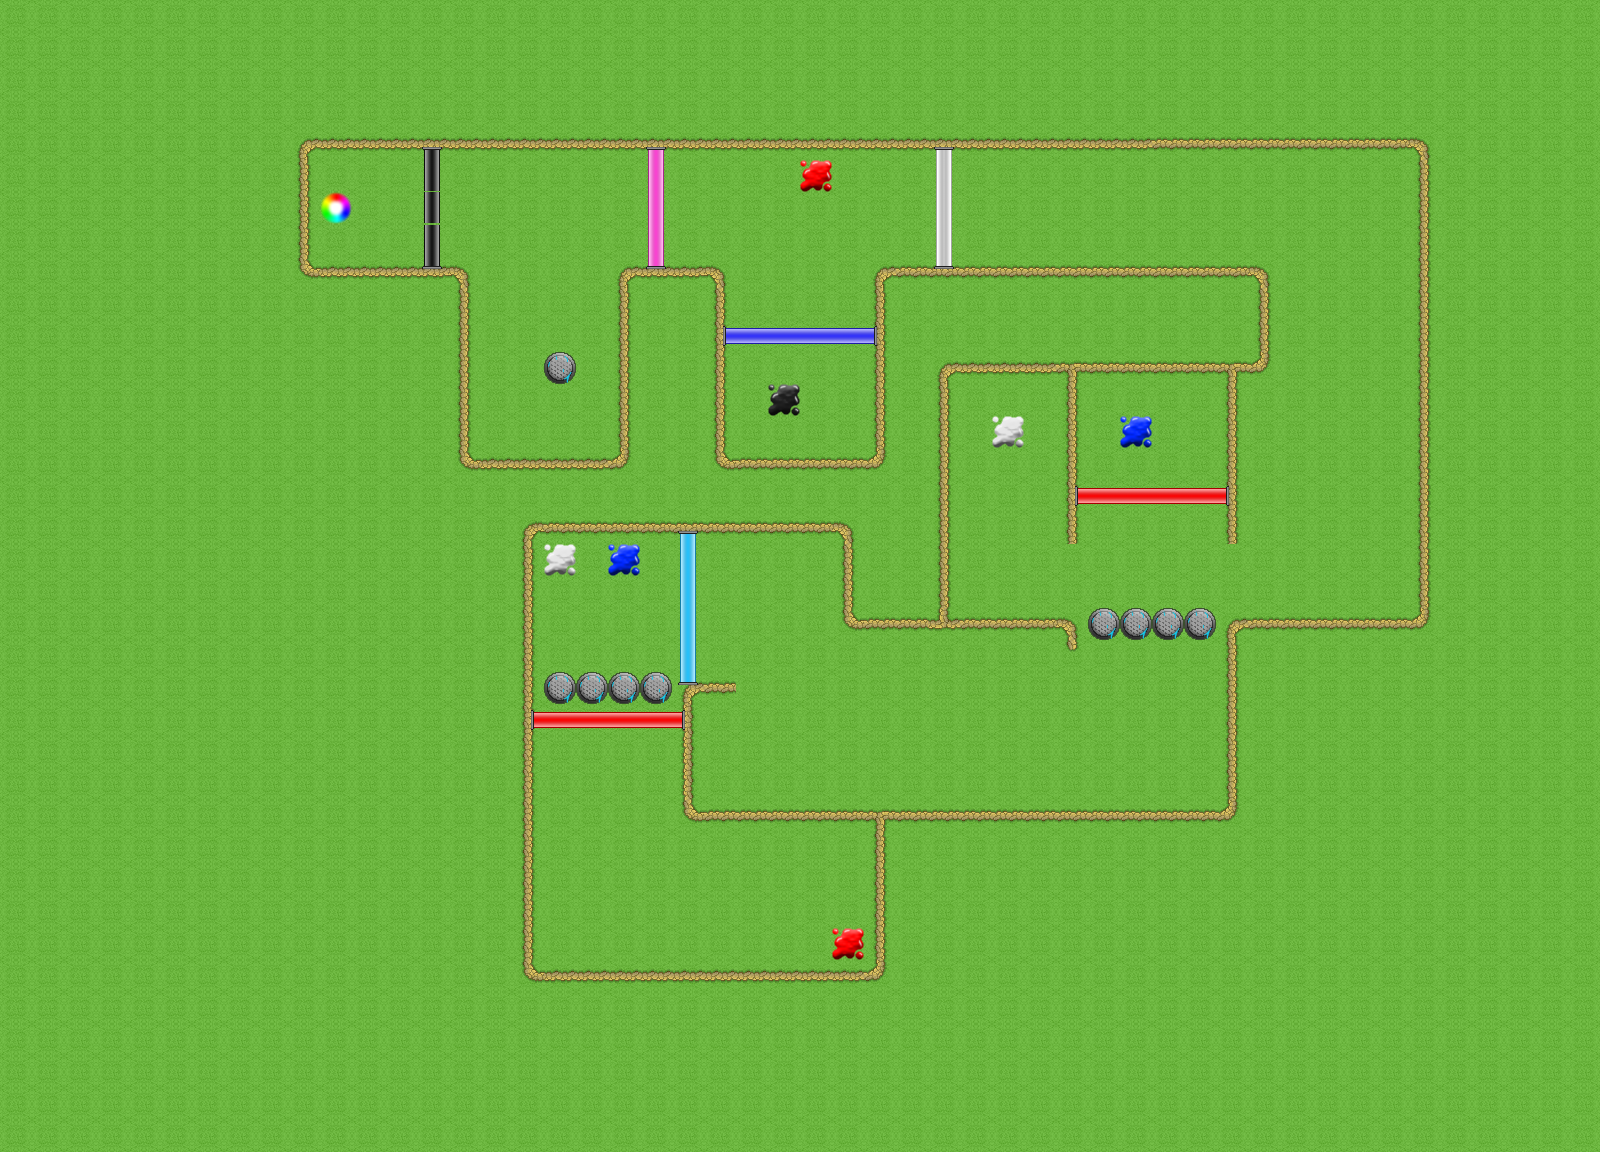

A level layout from a 2D game, rendered from its tile map. Below: a short description, then the map file with tile-grid data replaced by summaries:
An orthogonal 50x36 tile map with 32x32 px tiles, 19 tile layers (ground, walls, finnish, white_gate_one, ...), 3 tilesets and 50 objects.

<map version="1.0" tiledversion="1.1.2" orientation="orthogonal" renderorder="right-down" width="50" height="36" tilewidth="32" tileheight="32" infinite="0" nextobjectid="74">
 <tileset firstgid="1" name="ground" tilewidth="32" tileheight="32" tilecount="80" columns="8">
  <image source="Sprite_sheet_levels.png" trans="ffffff" width="256" height="320" />
 </tileset>
 <tileset firstgid="81" name="objects" tilewidth="32" tileheight="32" tilecount="60" columns="10">
  <image source="Sprite_sheet_new.png" trans="ffffff" width="320" height="192" />
 </tileset>
 <tileset firstgid="141" name="wallsandground" tilewidth="32" tileheight="32" tilecount="80" columns="8">
  <image source="map_scenery.png" trans="ffffff" width="256" height="320" />
 </tileset>
 <layer name="ground" width="50" height="36">
  <data>[1800 cells, 1800 non-empty, 1 distinct tile ids]</data>
 </layer>
 <objectgroup name="walls_object">
  <object id="4" x="520" y="522" width="16" height="447.333" />
  <object id="8" x="680" y="671.5" width="16" height="137" />
  <object id="9" x="522.667" y="968" width="362" height="16" />
  <object id="16" x="1215.67" y="626.333" width="24.3333" height="199.667" />
  <object id="18" x="936" y="368" width="16" height="264" />
  <object id="19" x="936" y="360" width="336" height="16" />
  <object id="20" x="1064" y="368" width="16" height="184" />
  <object id="21" x="1224" y="360" width="16" height="192" />
  <object id="22" x="1216.33" y="616" width="207.667" height="16" />
  <object id="23" x="1416" y="232" width="16" height="392" />
  <object id="24" x="1416" y="136" width="16" height="96" />
  <object id="25" x="680" y="136" width="752" height="16" />
  <object id="26" x="1256" y="264" width="16" height="96" />
  <object id="27" x="880" y="264" width="392" height="16" />
  <object id="28" x="872" y="264" width="16" height="208" />
  <object id="29" x="712" y="456" width="176" height="16" />
  <object id="30" x="712" y="272" width="16" height="200" />
  <object id="31" x="616" y="264" width="104" height="16" />
  <object id="32" x="616" y="272" width="16" height="200" />
  <object id="33" x="456" y="456" width="176" height="16" />
  <object id="34" x="456" y="264" width="16" height="208" />
  <object id="35" x="296" y="264" width="168" height="16" />
  <object id="36" x="296" y="144" width="16" height="136" />
  <object id="37" x="296" y="136" width="384" height="16" />
  <object id="60" x="537.5" y="521" width="314.333" height="12.3333" />
  <object id="65" x="682.424" y="808.727" width="202.727" height="12" />
  <object id="66" x="872.667" y="820.667" width="14" height="148.667" />
  <object id="67" x="696.667" y="683.333" width="41.3333" height="14" />
  <object id="68" x="840.667" y="534" width="16" height="94.6667" />
  <object id="69" x="856.333" y="617" width="223.417" height="16" />
  <object id="71" x="887" y="808" width="336" height="18" />
  <object id="73" x="1064.75" y="627.75" width="14" height="21.5" />
 </objectgroup>
 <objectgroup name="reset_object">
  <object id="39" x="1088.5" y="607.333" width="127.167" height="32" />
  <object id="42" x="544" y="352" width="32" height="32" />
  <object id="63" x="543.75" y="672" width="128.75" height="32.5" />
 </objectgroup>
 <objectgroup name="finish_object">
  <object id="43" x="320" y="192" width="32" height="32" />
 </objectgroup>
 <objectgroup name="white_paint_one_object">
  <object id="44" x="544.061" y="544.03" width="32" height="32" />
 </objectgroup>
 <objectgroup name="blue_paint_one_object">
  <object id="47" x="608.004" y="544.121" width="32" height="32" />
 </objectgroup>
 <objectgroup name="red_paint_one_object">
  <object id="48" x="832" y="928" width="32" height="32" />
 </objectgroup>
 <objectgroup name="red_gate_one_object">
  <object id="49" x="528" y="712" width="160" height="16" />
 </objectgroup>
 <objectgroup name="lightblue_gate_one_object">
  <object id="50" x="679.333" y="536" width="16.5" height="147.5" />
 </objectgroup>
 <objectgroup name="white_paint_two_object">
  <object id="51" x="992" y="416" width="32" height="32" />
 </objectgroup>
 <objectgroup name="blue_paint_two_object">
  <object id="52" x="1120" y="416" width="32" height="32" />
 </objectgroup>
 <objectgroup name="red_gate_two_object">
  <object id="53" x="1072" y="488" width="160" height="16" />
 </objectgroup>
 <objectgroup name="white_gate_two_object">
  <object id="54" x="936" y="144" width="16" height="120" />
 </objectgroup>
 <objectgroup name="red_paint_two_object">
  <object id="55" x="800" y="160" width="32" height="32" />
 </objectgroup>
 <objectgroup name="blue_gate_two_object">
  <object id="56" x="720" y="328" width="160" height="16" />
 </objectgroup>
 <objectgroup name="pink_gate_object">
  <object id="57" x="648" y="152" width="16" height="120" />
 </objectgroup>
 <objectgroup name="black_paint_one_object">
  <object id="58" x="768" y="384" width="32" height="32" />
 </objectgroup>
 <objectgroup name="black_gate_two_object">
  <object id="70" x="422.333" y="147.667" width="18.3333" height="120.667" />
 </objectgroup>
 <layer name="walls" width="50" height="36">
  <data>[1800 cells, 224 non-empty, 4 distinct tile ids]</data>
 </layer>
 <layer name="finnish" width="50" height="36">
  <data>[1800 cells, 1 non-empty, 1 distinct tile ids]</data>
 </layer>
 <layer name="white_gate_one" width="50" height="36">
  <data>[1800 cells, 5 non-empty, 2 distinct tile ids]</data>
 </layer>
 <layer name="red_paint_two" width="50" height="36">
  <data>[1800 cells, 0 non-empty, 0 distinct tile ids]</data>
 </layer>
 <layer name="blue_gate_two" width="50" height="36">
  <data>[1800 cells, 6 non-empty, 2 distinct tile ids]</data>
 </layer>
 <layer name="red_gate_two" width="50" height="36">
  <data>[1800 cells, 6 non-empty, 2 distinct tile ids]</data>
 </layer>
 <layer name="blue_paint_two" width="50" height="36">
  <data>[1800 cells, 1 non-empty, 1 distinct tile ids]</data>
 </layer>
 <layer name="red_gate_one" width="50" height="36">
  <data>[1800 cells, 6 non-empty, 2 distinct tile ids]</data>
 </layer>
 <layer name="red_paint_one" width="50" height="36">
  <data>[1800 cells, 1 non-empty, 1 distinct tile ids]</data>
 </layer>
 <layer name="white_paint_one" width="50" height="36">
  <data>[1800 cells, 1 non-empty, 1 distinct tile ids]</data>
 </layer>
 <layer name="lightblue_gate_one" width="50" height="36">
  <data>[1800 cells, 6 non-empty, 2 distinct tile ids]</data>
 </layer>
 <layer name="blue_paint_one" width="50" height="36">
  <data>[1800 cells, 1 non-empty, 1 distinct tile ids]</data>
 </layer>
 <layer name="reset" width="50" height="36">
  <data>[1800 cells, 9 non-empty, 1 distinct tile ids]</data>
 </layer>
 <layer name="pink_gate_two" width="50" height="36">
  <data>[1800 cells, 5 non-empty, 2 distinct tile ids]</data>
 </layer>
 <layer name="red_paint_two" width="50" height="36">
  <data>[1800 cells, 1 non-empty, 1 distinct tile ids]</data>
 </layer>
 <layer name="white_paint_two" width="50" height="36">
  <data>[1800 cells, 1 non-empty, 1 distinct tile ids]</data>
 </layer>
 <layer name="black_paint_two" width="50" height="36">
  <data>[1800 cells, 1 non-empty, 1 distinct tile ids]</data>
 </layer>
 <layer name="black_gate_two" width="50" height="36">
  <data>[1800 cells, 5 non-empty, 2 distinct tile ids]</data>
 </layer>
</map>
